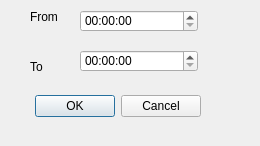
<?xml version="1.0" encoding="UTF-8"?>
<ui version="4.0">
 <class>Dialog</class>
 <widget class="QDialog" name="Dialog">
  <property name="geometry">
   <rect>
    <x>0</x>
    <y>0</y>
    <width>260</width>
    <height>146</height>
   </rect>
  </property>
  <property name="windowTitle">
   <string>select time period</string>
  </property>
  <widget class="QDialogButtonBox" name="buttonBox">
   <property name="geometry">
    <rect>
     <x>-140</x>
     <y>90</y>
     <width>341</width>
     <height>32</height>
    </rect>
   </property>
   <property name="orientation">
    <enum>Qt::Horizontal</enum>
   </property>
   <property name="standardButtons">
    <set>QDialogButtonBox::Cancel|QDialogButtonBox::Ok</set>
   </property>
  </widget>
  <widget class="QLabel" name="label">
   <property name="geometry">
    <rect>
     <x>30</x>
     <y>10</y>
     <width>58</width>
     <height>14</height>
    </rect>
   </property>
   <property name="text">
    <string>From</string>
   </property>
  </widget>
  <widget class="QLabel" name="label_2">
   <property name="geometry">
    <rect>
     <x>30</x>
     <y>60</y>
     <width>58</width>
     <height>14</height>
    </rect>
   </property>
   <property name="text">
    <string>To</string>
   </property>
  </widget>
  <widget class="QTimeEdit" name="TimeEditFrom">
   <property name="geometry">
    <rect>
     <x>80</x>
     <y>10</y>
     <width>118</width>
     <height>22</height>
    </rect>
   </property>
  </widget>
  <widget class="QTimeEdit" name="TimeEditTo">
   <property name="geometry">
    <rect>
     <x>80</x>
     <y>50</y>
     <width>118</width>
     <height>22</height>
    </rect>
   </property>
  </widget>
 </widget>
 <resources/>
 <connections>
  <connection>
   <sender>buttonBox</sender>
   <signal>accepted()</signal>
   <receiver>Dialog</receiver>
   <slot>accept()</slot>
   <hints>
    <hint type="sourcelabel">
     <x>248</x>
     <y>254</y>
    </hint>
    <hint type="destinationlabel">
     <x>157</x>
     <y>274</y>
    </hint>
   </hints>
  </connection>
  <connection>
   <sender>buttonBox</sender>
   <signal>rejected()</signal>
   <receiver>Dialog</receiver>
   <slot>reject()</slot>
   <hints>
    <hint type="sourcelabel">
     <x>316</x>
     <y>260</y>
    </hint>
    <hint type="destinationlabel">
     <x>286</x>
     <y>274</y>
    </hint>
   </hints>
  </connection>
 </connections>
</ui>
